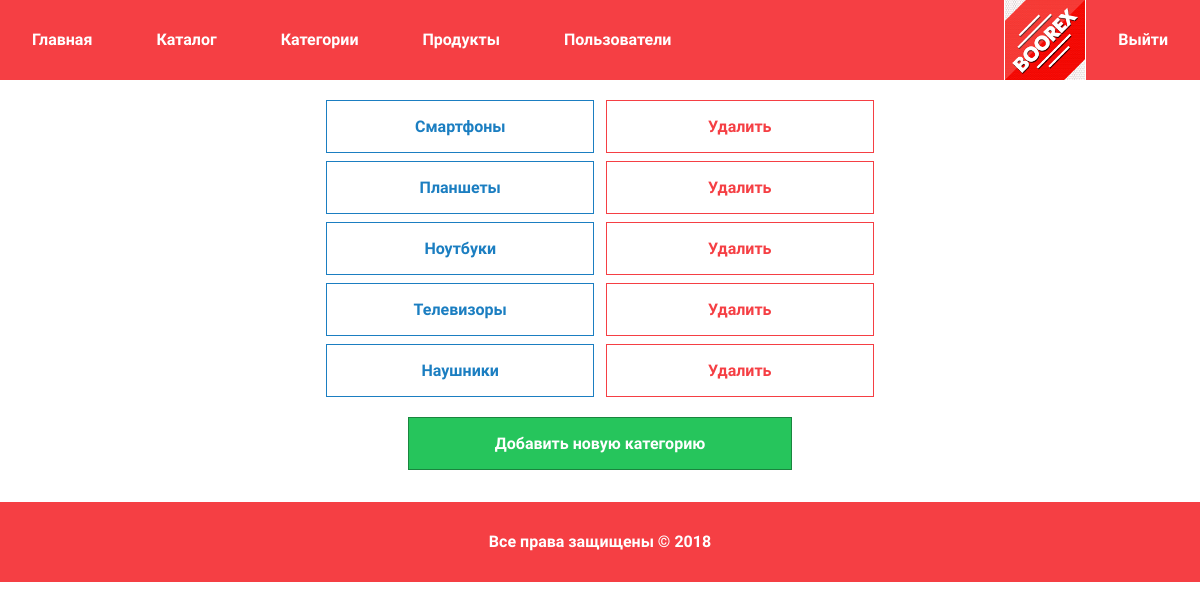
/admin/re_category (signed in), run on the app's committed database.
### tables this page shows
CREATE TABLE IF NOT EXISTS `categories` (
  `category_id` int(10) unsigned NOT NULL AUTO_INCREMENT,
  `parent_id` int(10) unsigned NOT NULL DEFAULT '0',
  `category_name` varchar(150) NOT NULL,
  `category_text_small` text,
  `category_seo_title` varchar(250) DEFAULT '',
  `category_seo_description` varchar(250) DEFAULT '',
  `category_seo_keywords` varchar(250) DEFAULT '',
  `category_image` varchar(250) DEFAULT '',
  `status` tinyint(2) unsigned NOT NULL DEFAULT '1',
  `sort_order` smallint(5) unsigned NOT NULL DEFAULT '0',
  PRIMARY KEY (`category_id`)
);

### index.php (called while the page is built, shortened)
<?php
    require_once DIR_CORE.'database.php';
    require_once DIR_CORE.'route.php';
    $router = new Route;
    if(isset($_GET['_route_']))
    {
        $controller = $router->get_controller($_GET['_route_']);
    }
    else
    {
        $controller = 'main';
    }
    $router->assembler($controller);

### core/database.php (called while the page is built, shortened)
<?php
class Database
{
    public $db;
    public function __construct()
    {
        $this->db = mysqli_connect(HOST,USER,PASSWORD,DATABASE);
        return $this->db;
    }
    public function DB_GetSomeLines($sql)
    {
        $res = mysqli_query($this->db, $sql);
        if(!$res)
        {
            return array();
        }
        else
        {
            while ($row = mysqli_fetch_assoc($res))
            {
                $res_row[] = $row;
            }
        }
        return $res_row;
    }
}

### app/controller/admin.php (called while the page is built, shortened)
<?php
class Admin
{
    public $adminModel;
    public function __construct()
    {
        $this->adminModel = new AdminModel;
        $this->arr_categories = $this->adminModel->getCategories_info();
        $this->arr_brands = $this->adminModel->getBrands_info();
        if ($_SESSION['authorized'] == 'admin')
        {
            switch ($_POST['edit_id'])
            {
                case 1:
                    if ($_POST['type'] == 0) {$this->showCategory_editPage();}
                    else {$this->showCategory_addPage();}
                    break;
            }
        }
        else
        {
            $this->template="default/errors/404";
        }
    }
    public function showCategory_editPage()
    {
        $this->categories_info = $this->adminModel->getCategories_info();
    }
}
$obj_Admin = new Admin;
$categories_info = $obj_Admin->categories_info;

### app/model/admin.php (called while the page is built, shortened)
<?php
class Admin extends Database
{
    public function getCategories_info()
    {
        $query = "SELECT category_id, category_name FROM categories";
        return $this->DB_GetSomeLines($query);
    }
    public function getBrands_info()
    {
        $query = "SELECT brand_id, brand_name FROM brands";
        return $this->DB_GetSomeLines($query);
    }
}

### app/view/admin/re_category.php (the view)
<ul>
<?php
foreach ($categories_info as $category)
{
    echo "<a class='admin__item-name' href='?edit=" . $category['category_id'] . "'>" . $category['category_name'] . "</a> ";
    echo "<a class='admin__item-del' href='?del=" . $category['category_id'] . "'>Удалить</a><br>";
}
?>
</ul>
<a class="admin__item-add" href="add_category">Добавить новую категорию</a>

### css/style.css (style rules this page uses)
* { font-size:16px;margin:0;padding:0;font-family:Comfortaa;color:#333 }
a { text-decoration:none }
.admin__item-name { margin:.25em;color:#1b7ec1;display:inline-block;width:20%;font-weight:700;padding:1em;border:1px solid #1b7ec1 }
.admin__item-del { margin:.25em;display:inline-block;width:20%;font-weight:700;padding:1em;border:1px solid #f53f44;color:#f53f44 }
.admin__item-add { margin:1em auto;display:block;width:30%;font-weight:700;padding:1em;background:#26c55c;border:1px solid #1a853e;color:#fff }

### data on the page
categories: category_name "Смартфоны"
categories: category_name "Планшеты"
categories: category_name "Ноутбуки"
categories: category_name "Телевизоры"
categories: category_name "Наушники"
